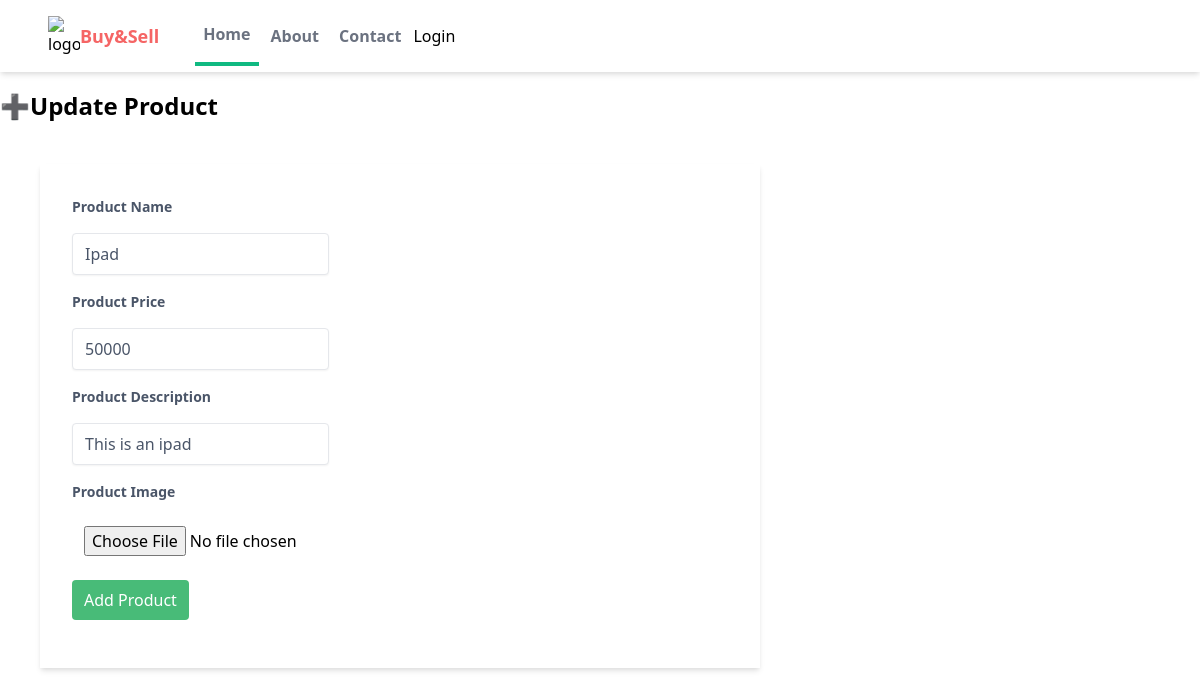
/myapp/product/edit/2/, run on an earlier commit of the app's database.
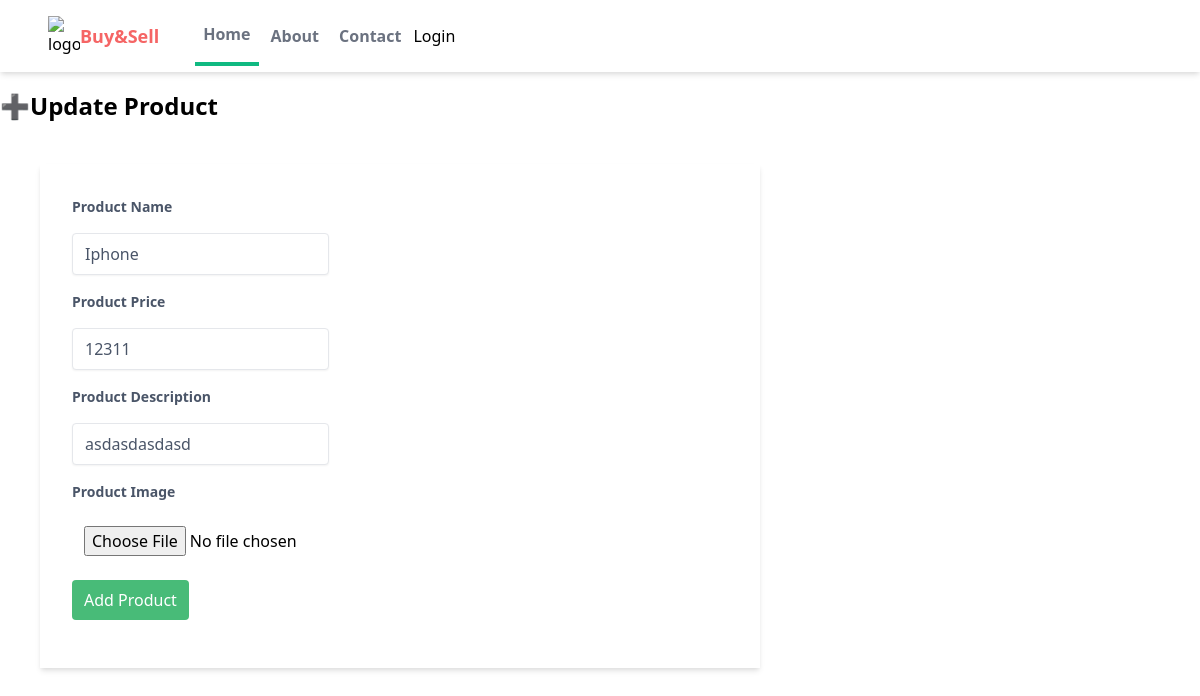
And on a later commit of the database.
### myapp/models.py (models this page shows, shortened)
class Products(models.Model):
    name = models.CharField(max_length=100)
    price = models.IntegerField()
    desc = models.CharField(max_length= 200)
    image = models.ImageField(blank=True, upload_to='images')

### myapp/views.py (the view, shortened to what this page needs)
# urls.py: path('product/edit/<int:id>/', views.update_product, name='update_product'),
def update_product(request, id):
    product = Products.objects.get(id=id)
    context = {
        'product': product,
    }
    return render(request, 'myapp/updateproduct.html', context)

### myapp/templates/myapp/updateproduct.html (shortened to what this page needs)
{% extends 'myapp/base.html' %}
{% block body %}
   <h1 style="font-size: 1.5rem; font-weight: bold; margin: 1rem 0;">➕Update Product</h1>
<form style="width: 60%; background-color: #fff; box-shadow: 0 4px 6px -1px rgba(0, 0, 0, 0.1), 0 2px 4px -1px rgba(0, 0, 0, 0.06); margin: 2.5rem; padding-left: 2rem; padding-right: 2rem; padding-top: 2rem; padding-bottom: 2rem;" method="post" enctype="multipart/form-data">
    <div style="margin-bottom: 1rem;">
        <label style="display: block; color: #4a5568; font-size: 0.875rem; font-weight: bold; margin-bottom: 1rem;" for="name">Product Name</label>
        <input style="box-shadow: 0 1px 2px 0 rgba(0, 0, 0, 0.05); -webkit-appearance: none; -moz-appearance: none; appearance: none; border-width: 1px; border-radius: 0.25rem; padding-top: 0.5rem; padding-bottom: 0.5rem; padding-left: 0.75rem; padding-right: 0.75rem; margin-right: 2.5rem; color: #4a5568;" type="text" placeholder="Samsung" name="name" id="name" value="{{ product.name }}">
    </div>
    <div style="margin-bottom: 1rem;">
        <label style="display: block; color: #4a5568; font-size: 0.875rem; font-weight: bold; margin-bottom: 1rem;" for="price">Product Price</label>
        <input style="box-shadow: 0 1px 2px 0 rgba(0, 0, 0, 0.05); -webkit-appearance: none; -moz-appearance: none; appearance: none; border-width: 1px; border-radius: 0.25rem; padding-top: 0.5rem; padding-bottom: 0.5rem; padding-left: 0.75rem; padding-right: 0.75rem; margin-right: 2.5rem; color: #4a5568;" type="text" placeholder="500000" name="price" id="price" value="{{ product.price }}">
    </div>
    <div style="margin-bottom: 1rem;">
        <label style="display: block; color: #4a5568; font-size: 0.875rem; font-weight: bold; margin-bottom: 1rem;" for="desc">Product Description</label>
        <input style="box-shadow: 0 1px 2px 0 rgba(0, 0, 0, 0.05); -webkit-appearance: none; -moz-appearance: none; appearance: none; border-width: 1px; border-radius: 0.25rem; padding-top: 0.5rem; padding-bottom: 0.5rem; padding-left: 0.75rem; padding-right: 0.75rem; margin-right: 2.5rem; color: #4a5568;" type="text" placeholder="This is a Samsung smartphone" name="desc" id="desc" value="{{ product.desc }}">
    </div>
    <div style="margin-bottom: 1rem;">
        <label style="display: block; color: #4a5568; font-size: 0.875rem; font-weight: bold; margin-bottom: 1rem;" for="upload">Product Image</label>
        <input style="padding-top: 0.5rem; padding-bottom: 0.5rem; padding-left: 0.75rem; padding-right: 0.75rem; margin-right: 2.5rem;" type="file" accept="image/*" name="upload" id="upload">
    </div>
    <div style="margin-bottom: 1rem;">
        <input style="background-color: #48bb78; color: #fff; padding-left: 0.75rem; padding-right: 0.75rem; padding-top: 0.5rem; padding-bottom: 0.5rem; border: none; border-radius: 0.25rem; cursor: pointer;" type="submit" value="Add Product" name="Add Product">
    </div>
</form>
{% endblock %}

What changed in the data, as far as the page shows it:
changed Products: name "Ipad" → "Iphone"; price "50000" → "12311"; desc "This is an ipad" → "asdasdasdasd"
